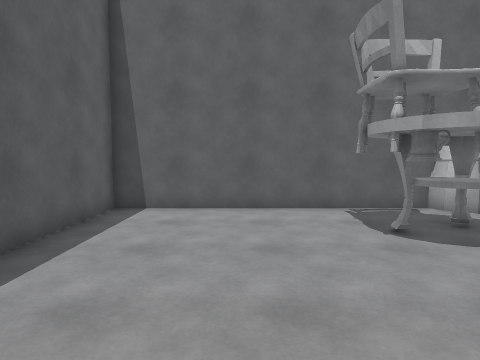
view 1 (above)

24 first-person views from a walk through a scene from a Unity 3-D project. The camera is 1.4 m above the floor, tilts 4° down and sees 75° across. The floor is counted in squares, 1 m on a side. Each view is taken from the middle of a square. On the plan, view 1 faces up. The plan holds only what a view shows up to about 14 squares ahead; the rest is blank. The place goes on beyond the plan. The player is left out. Surface patterns are stand-ins for the level's own textures.

view 2
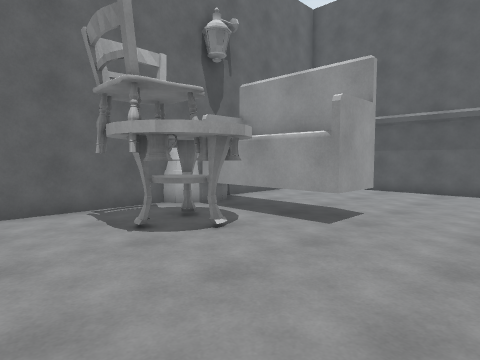

view 3
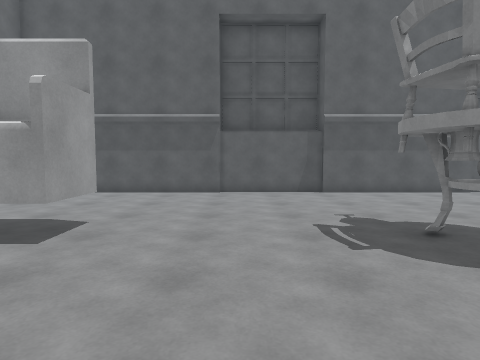

view 4
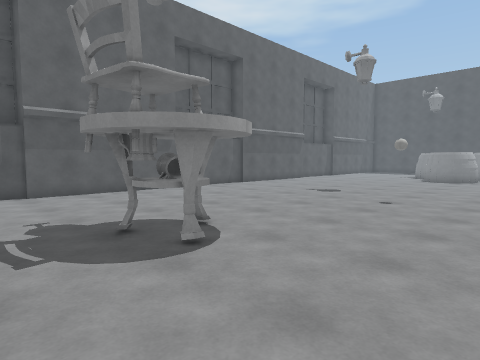

view 5
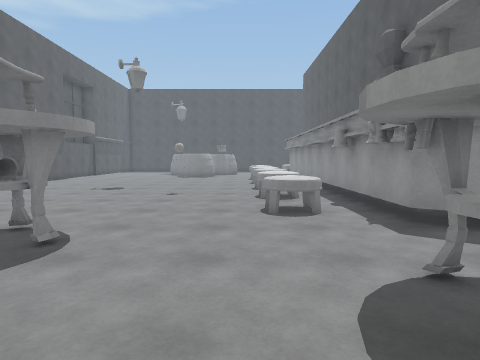

view 6
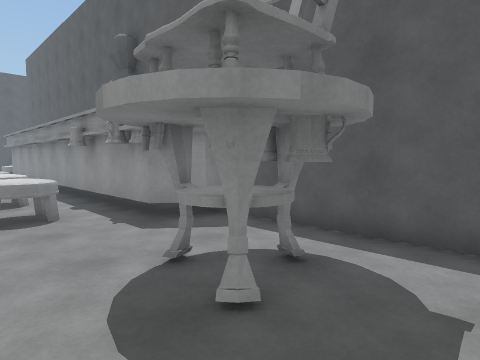

view 7
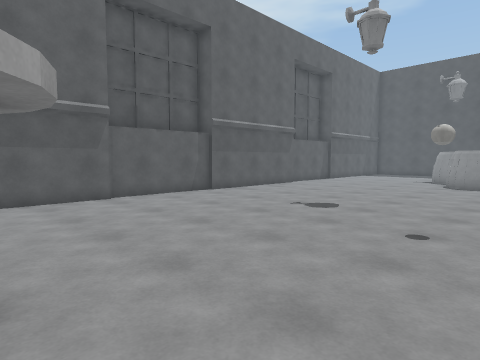

view 8
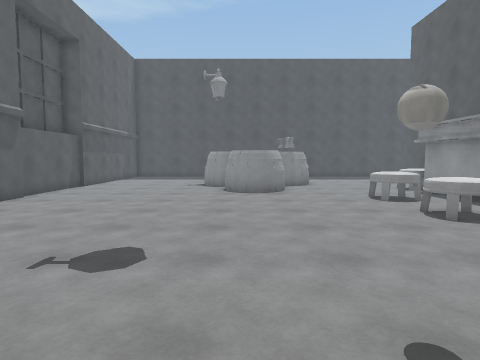

view 9
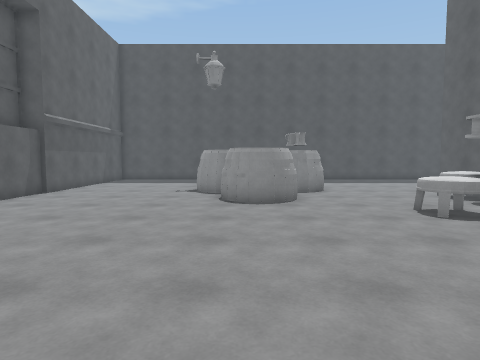

view 10
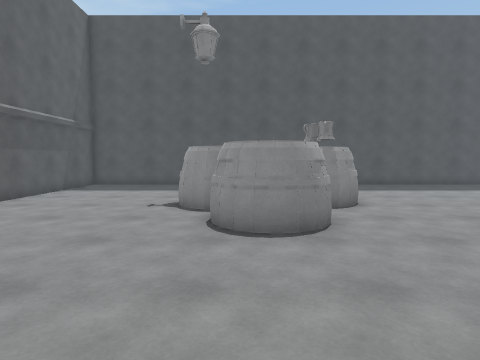

view 11
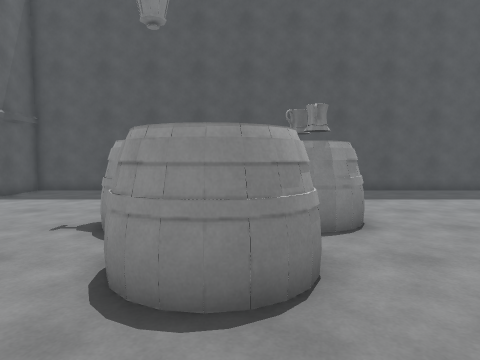

view 12
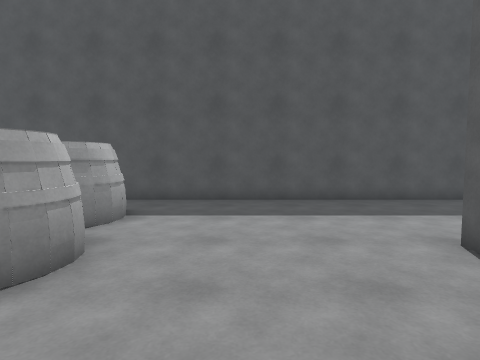

view 13
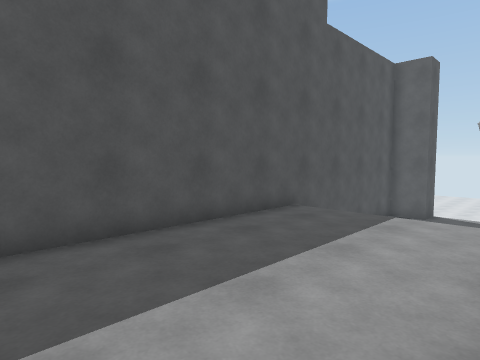

view 14
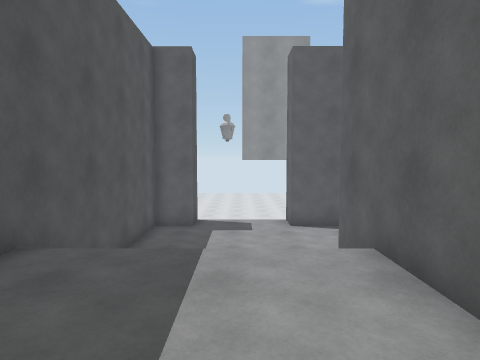

view 15
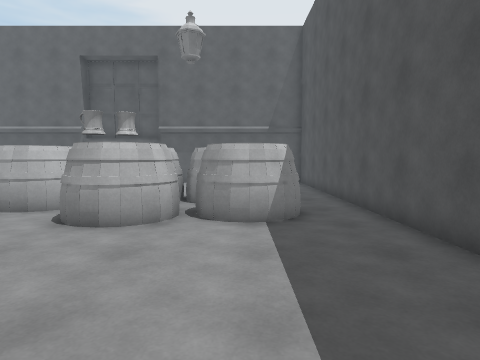

view 16
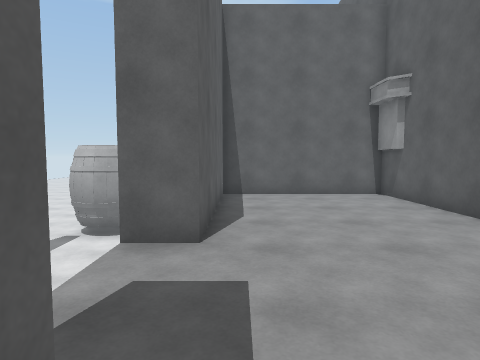

view 17
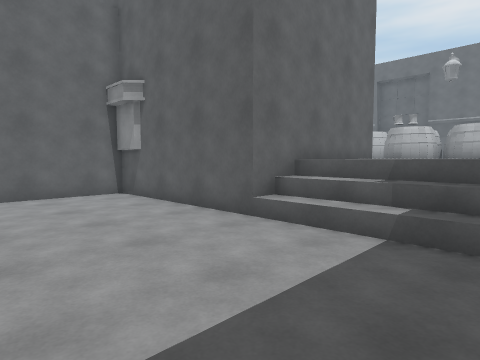

view 18
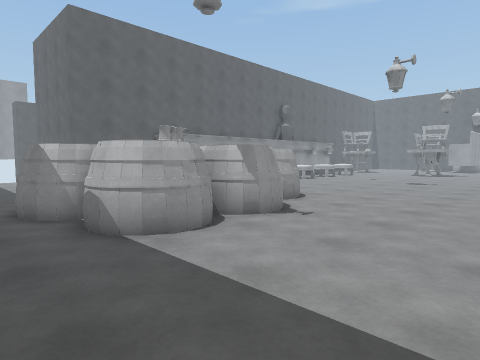

view 19
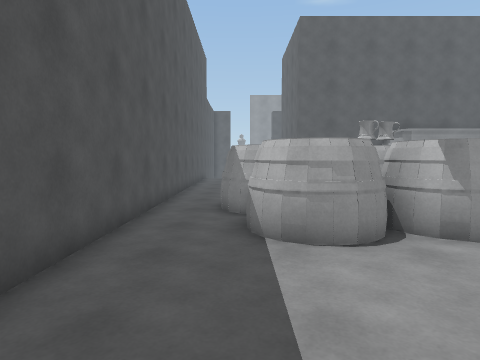

view 20
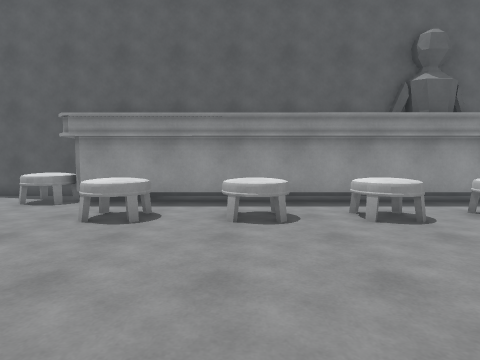

view 21
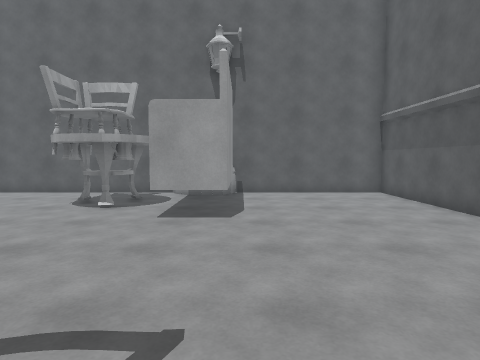

view 22
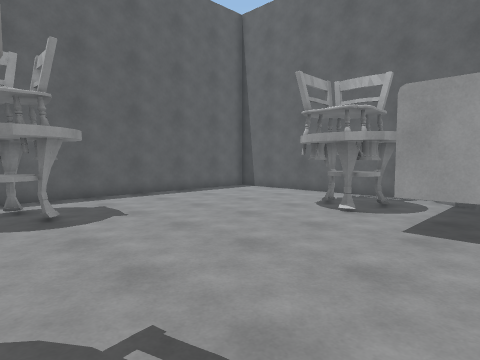

view 23
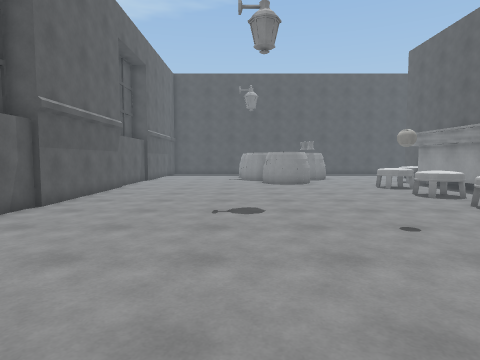

view 24
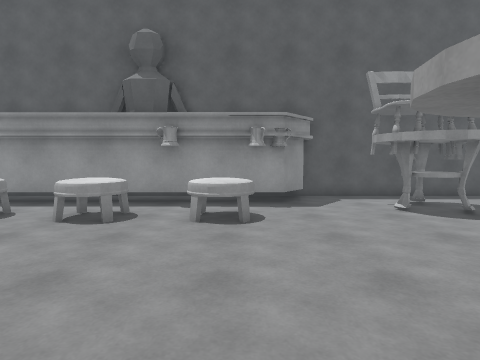

### Floor plan
Key: @ floor where view 1 was taken; # wall or solid block; . main floor; - floor 1.25 m lower than the main floor; / step, stairs or slope; v drop or lower ground; B barrel; C chair; T table; M mug; E bench; A ball; S stool; O other object.
Columns run from 20 left of view 1 to 14 right of it. Each row starts with its distance up from view 1.
  9                 ##########  #######
  8                 #.........BB......#
  7                 #......CO.EEE.....#
  6                 #......TCTE E.....#
  5                 #......MMME E.....#
  4                 #.........E E.....#
  3                 #.........EEE.....#
  2                 #.................#
  1                 #.................#
  0                 #...@.............#
 -1                 #..MT.............#
 -2                 #.CMT.............#
 -3                 #.C.T.....MT......#
 -4                 #........TMT......#
 -5                 ###.......CT......#
 -6                   #...............#
 -7                   #.SS............#
 -8                   #.SS............#
 -9                   #...............#
-10                   #.SS............#
-11                   #.SS............#
-12                   #.....A.........#
-13                   #.SS............#
-14                   #.SS............#
-15                   #...............#
-16                   #.SS............#
-17                   #.SS............#
-18                   #...............#
-19 B                 #.SS............#
-20 B  O#######       #.SS............#
-21 B  #------#       #..S............#
-22 v  #------#       #......BB.......#
-23 v  #------#     #SSS....B BB......#
-24 v  #------#     #.S.....BBB.......#
-25 v  #------#     #......BB  BB.....#
-26 v  #------#     #.....BB   BB.....#
-27   -#------#######......BB BB......#
-28   v-------//...........BB BBB.....#
-29   v-------//...........B B BB.....#
-30   v-------//...........BBBBB......#
-31   ##------//......................#
-32    #------//......................#
-33    ################################

Where each view was taken, in squares from view 1:
view 1: 0 up, 0 right, facing up
view 2: 0 up, 0 right, facing up-right
view 3: 0 up, 1 right, facing right
view 4: 1 down, 1 right, facing down-right
view 5: 1 up, 2 right, facing down
view 6: 1 up, 2 right, facing down-left
view 7: 5 down, 3 right, facing down-right
view 8: 9 down, 6 right, facing down
view 9: 12 down, 6 right, facing down
view 10: 16 down, 6 right, facing down
view 11: 19 down, 5 right, facing down
view 12: 22 down, 0 right, facing down
view 13: 27 down, 1 left, facing down-left
view 14: 29 down, 4 left, facing left
view 15: 29 down, 4 left, facing right
view 16: 32 down, 16 left, facing up
view 17: 32 down, 16 left, facing up-right
view 18: 32 down, 13 right, facing up-left
view 19: 30 down, 13 right, facing left
view 20: 17 down, 8 right, facing left
view 21: 4 down, 8 right, facing up
view 22: 3 down, 8 right, facing up-left
view 23: 5 down, 8 right, facing down
view 24: 7 down, 8 right, facing left
